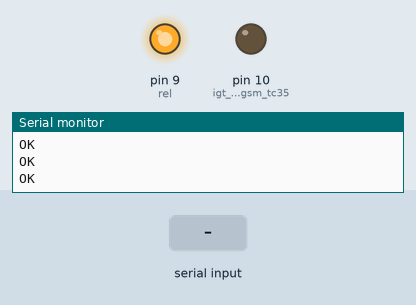
Bench run of a sketch on a simulated Arduino Uno, built with avr-gcc and run on an emulated ATmega328P. Shown: output pins drawn as LEDs (lit = HIGH), the last lines printed to the serial monitor. The test bench sets the inputs (shaded band). The modem accepts every AT command (registered, SIM ready, sends succeed) and sends nothing else.

Above: at 7.3 s.
7.4 s: "RING" received over the second serial link
At 8.2 s:
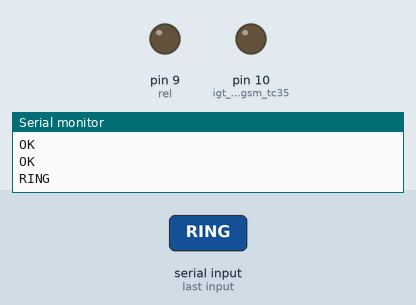
9.9 s: "CREG:" received over the second serial link
At 14.02 s:
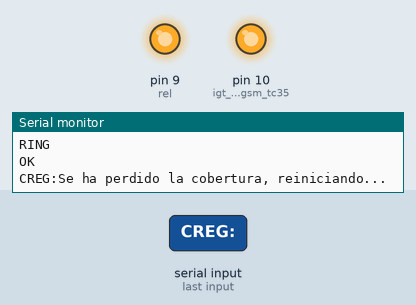
Timing chart, 0 to 15.6 s (numbered marks = the images above; inputs shaded):
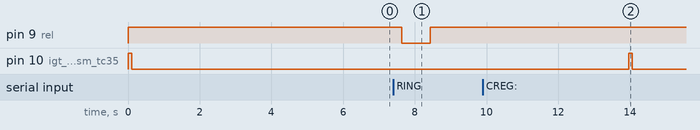

The sketch:

ver2013.ino
```cpp
/*
 * Fecha: 10/07/2013
 * Autor: Cristóbal Medina López
 * Licencia:
 * Este Software está distribuido bajo la licencia general pública de GNU, GPL. Puedes encontrar esta licencia completa en http://www.gnu.org.
 * Es gratuito, puedes copiar y utlizar el código líbremente sin cargo alguno. Tienes derecho a modificar
 * el código fuente y a distribuirlo por tu cuenta, siempre informando de la procedencia original.
 *
 * Activar relé mediante llamada de teléfono. Versión 2013. Actualizado en 2015.
*/

//Hacemos uso de SoftwareSerial para usar dos pines cualquiera de arduino
#include <SoftwareSerial.h>
#include <TimerOne.h>

SoftwareSerial mySerial(5,6); //rx,tx
String inGSM; //Almacenar la informaci'on leida del modulo gsm
String numList[]={"600000000","612345678"}; //N'umeros autorizados

void setup()
{
  pinMode(9, OUTPUT); // rel'e
  pinMode(2, INPUT); // pulsador
  pinMode(10, OUTPUT); // igt modulo gsm tc35
  mySerial.begin(9600);
  Serial.begin(9600);
  Timer1.initialize(20000000); //20sg (max. 21.47)
  Timer1.attachInterrupt(ISR_alive); // Activa la interrupcion y la asocia a ISR_alive
  initGSM(); //iniciar el modulo gsm
}

void ISR_alive(){
     on();
     Serial.println("Comprobando red...");
     mySerial.print("AT+CREG?\r\n");
}

void on(){
   digitalWrite(10,HIGH); //igt
   delay(100);
   digitalWrite(10,LOW); //igt
}

void initGSM(){
  digitalWrite(9,HIGH); //desactivamos el rel'e (activo a nivel bajo)
  on();
  Serial.println("Iniciando...");
  mySerial.print("AT+CPIN=1234\r\n"); //Enviar PIN (1234)
  delay(5000);
  mySerial.print("AT+CLIP=1\r\n"); //Activar alarma llamada
  delay(500);
  mySerial.print("AT+CMGF=1\r\n"); //Activar modo texto
  delay(500);
}

//Funci'on: Comprueba si el n'umero est'a autorizado
//true si tiene permiso, false si no lo tiene.
boolean isAllow(String num){
  for (int i=0;i<sizeof(numList);i++){
     if (num==numList[i])
         return true;
  }
  return false;
}

// Funci'on: Accionar rel'e
void fire(){
   digitalWrite(9,LOW);
   delay(800); //tiempo que permanece activo el rel'e
   digitalWrite(9,HIGH);
}

// Funci'on: Enviar sms
void sendSMS(String num){
   mySerial.print("AT+CMGF=1\r\n"); //Activar modo texto
   delay(500);
   mySerial.print("AT+CMGS=\"666554433\"\r\n"); //AT command to send SMS
   delay(1000);
   mySerial.print(num); //Print the message
   delay(1000);
   mySerial.print("\x1A"); //Sendt ascii SUB
   delay(5000);
}

void loop() {
  inGSM="";

  //Leer enventos en modulo gsm
  while (mySerial.available()>0){
     delay(10);
     inGSM += (char)mySerial.read();
  }

  Serial.print(inGSM);

  //Si llamada
  if (inGSM.indexOf("RING")>-1){
      delay(180);
      mySerial.print("AT+CHUP\r\n"); //Rechazar llamada

      String num;
      int inicio=inGSM.indexOf('"')+1;
      int fin=inicio+9;

      num=inGSM.substring(inicio,fin); //Extraer n'umero

      //Si autorizado, accionar rel'e
      if (isAllow(num)){
        fire();
      }else{
        delay(800);
        sendSMS(num);
      }
  }

  //En caso de perder la cobertura, volver a conectarse a la red
  if (inGSM.indexOf("CREG:")>-1 && inGSM.indexOf("CREG: 0,1")==-1 && inGSM.indexOf("CREG: 0,5")==-1){
    Serial.println("Se ha perdido la cobertura, reiniciando...");
    mySerial.print("AT+CFUN=1,1\r\n");
    delay(4000);
    initGSM();
  }
}
```

Measured:
- after the input at 7.4 s, pin 9 (rel): HIGH → LOW after 0.23 s, → HIGH 0.80 s later
- after the input at 9.9 s, pin 10 (igt_modulo_gsm_tc35): LOW → HIGH after 4.1 s, → LOW 0.10 s later
